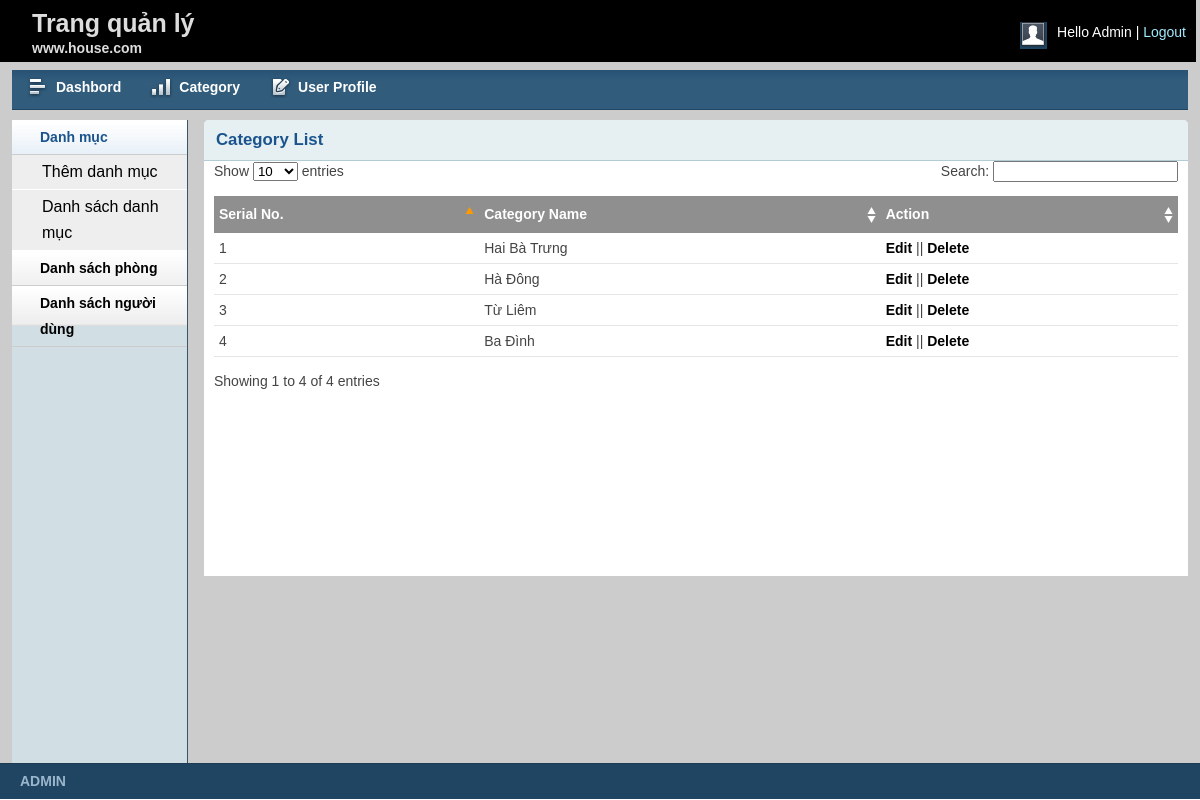
The page /admin/catlist.php (signed in) on the database its author committed.
### tables this page shows
CREATE TABLE `tbl_product_category` (
  `category_id` int(11) NOT NULL,
  `category_name` varchar(200) NOT NULL DEFAULT '0',
  `category_ename` varchar(50) DEFAULT NULL
);

### modules/database.php (called while the page is built, shortened)
<?php
Class Database{
public $host = HOST;
public $user = USERNAME;
public $pass = PASSWORD;
public $dbname = DB_NAME1;
public $link;
private function connectDB(){
$this->link = new mysqli($this->host, $this->user, $this->pass,
$this->dbname);
}
public function select($query){
$result = $this->link->query($query) or
die($this->link->error.__LINE__);
if($result->num_rows > 0){
return $result;
} else {
return false;
}
}
}

### admin/category.php (called while the page is built, shortened)
<?php
    include '../modules/database.php';
?>
<?php
     class category
     {
        private $db;
        public function __construct()
        {
            $this->db = new Database();
        }
         public function show_category()
        {
            $query = "SELECT * FROM  tbl_product_category ORDER BY category_id DESC";
            $result = $this->db->select($query);
            return $result;
        }
    }
    ?>

### admin/catlist.php (the view, shortened to what this page needs)
<?php include 'inc/header.php';?>
<?php include 'inc/sidebar.php';?>
<?php include 'category.php';?>
<?php
$cat = new category();
?>
        <div class="grid_10">
            <div class="box round first grid">
                <h2>Category List</h2>
                <div cl ass="block">
                    <table class="data display datatable" id="example">
					<thead>
						<tr>
							<th>Serial No.</th>
							<th>Category Name</th>
							<th>Action</th>
						</tr>
					</thead>
					<tbody>
						<?php
						$show_cate = $cat->show_category();
						if($show_cate){
							$i=0;
							while($result = $show_cate->fetch_assoc()){
							$i++;
						?>
						<tr class="odd gradeX">
							<td><?php echo $i?></td>
							<td><?php echo $result['category_name']?></td>
							<td><a href="catedit.php?category_id=<?php echo $result['category_id']?>">Edit</a> || <a onclick = "return confirm('Xoa?')" href="?del_id=<?php echo $result['category_id']?>">Delete</a></td>
						</tr>
						<?php
						}
					}
						?>
					</tbody>
				</table>
               </div>
            </div>
        </div>
<?php include 'inc/footer.php';?>

### admin/css/layout.css (style rules this page uses)
body { background: #fff none repeat scroll 0 0; color: #444; font-size: 14px; padding: 0; }
a { color: #000; font-weight:bold; text-decoration: none; }
h1, h2, h3, h4, h5, h6 { line-height:1.2em; margin-bottom:.3em; }
h2 { margin-top:1em; }
.box { background:#fff; margin-bottom:20px; padding:10px 10px 10px 10px; margin-left:-8px; }
.box.grid { padding-bottom:40px; }
.box.round { -moz-border-radius: 5px 5px 0px 0px; -webkit-border-radius: 5px 5px 0px 0px; border-radius: 5px 5px 0px 0px; }
.box h2 { font-size:1.2em; font-weight:bold; color:#1B548D; background:#E6F0F3; margin:-10px -10px 0 -10px; padding:10px 12px; border-bottom:1px solid #B3CBD6; -moz-border-radius: 5px 5px 0px 0px; -webkit-border-radius: 5px 5px 0px 0px; border-radius: 5px 5px 0px 0px; }
.box.first { min-height: 406px; }
table.display { margin: 0 auto; clear: both; width: 100%; }
.sorting_asc { background: #8f8f8f url(../img/table/sort_asc.png) no-repeat center right; padding:8px 5px; text-align:left; color:#fff; }
.sorting { background:#8f8f8f url(../img/table/sort_both.png) no-repeat center right; padding:8px 5px; text-align:left; color:#fff; }
tr.odd { height: 30px; line-height: 30px; border-bottom:1px solid #e6e6e6; }
tr.even { height: 30px; line-height: 30px; border-bottom:1px solid #e6e6e6; }
tr.odd td, tr.even td { padding-left:5px; }

### rows shown on the page
tbl_product_category: category_name "Hai Bà Trưng"
tbl_product_category: category_name "Hà Đông"
tbl_product_category: category_name "Từ Liêm"
tbl_product_category: category_name "Ba Đình"
